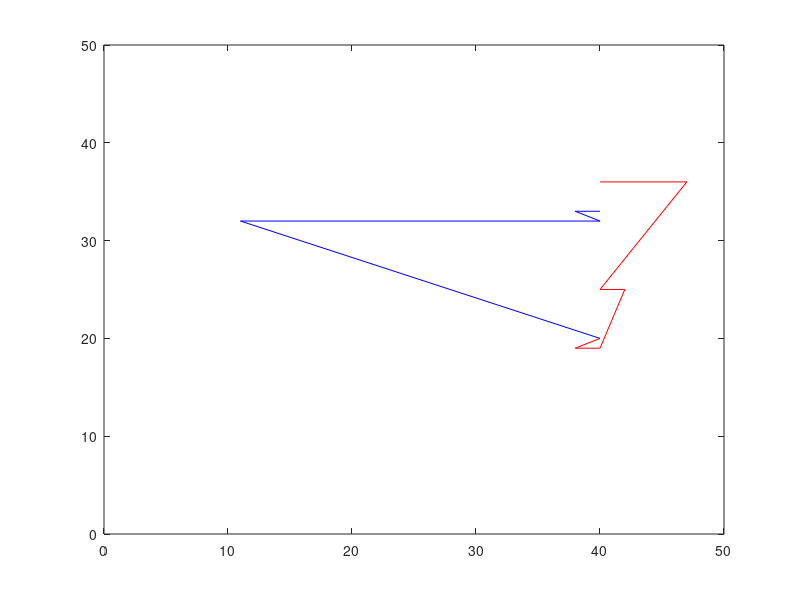

This chart was generated by the following MATLAB code:
x1=[40 38 40 42 40 47 40];
y1=[20 19 19 25 25 36 36];
x2=[40 11 40 38 40];
y2=[20 32 32 33 33];
plot(x1,y1,'r');
hold on;
plot(x2,y2,'b');
axis([0 50 0 50]);